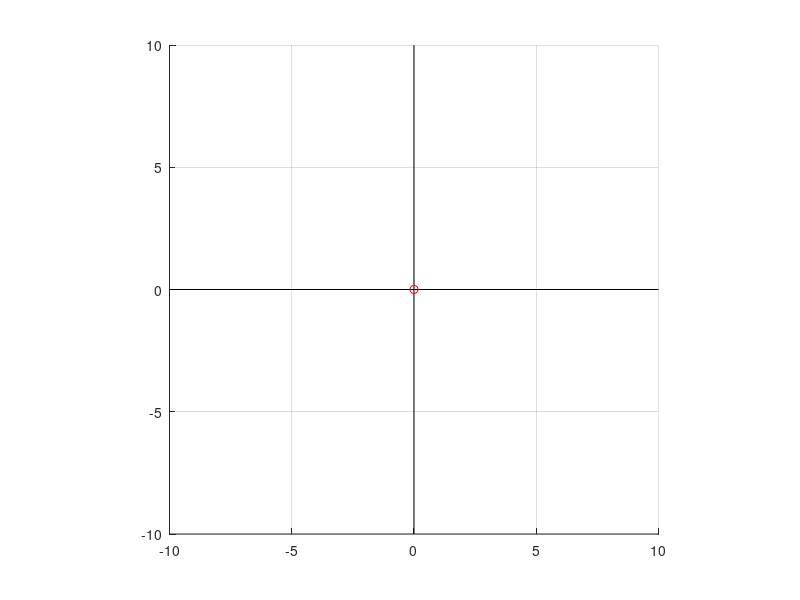

This chart was generated by the following MATLAB code: (Note: this script raises an error after producing the figure.)
axis([-10 10 -10 10])
grid
line([0 0],[-10 10],'color','k');
line([-10 10],[0 0],'color','k');
hold on
axis equal
plot(0,0,'ro')
%給定3個點
[xx,yy,BUTTON] = ginput(3);
plot([xx(1) xx(2)], [yy(1) yy(2)], 'r');
plot([xx(2) xx(3)], [yy(2) yy(3)], 'r');
plot([xx(1) xx(3)], [yy(1) yy(3)], 'r');
%ABC面積
tt=1/2*abs(det([xx(2)-xx(1) yy(2)-yy(1); xx(3)-xx(1) yy(3)-yy(1)]));
%OA+OB+OC面積
aa=1/2*(abs(det([xx(1) yy(1); xx(2) yy(2)]))+abs(det([xx(2) yy(2); xx(3) yy(3)]))+abs(det([xx(3) yy(3); xx(1) yy(1)])));
%若ABC面積=OA+OB+OC面積，O在ABC內
if tt<=(aa+10^(-5)) && tt>=(aa-10^(-5))
    disp("The original point is in the triangle.")
else
    disp("The original point is not in the triangle.")
end
 A=[xx(1) yy(1)];
 B=[xx(2) yy(2)];
 C=[xx(3) yy(3)];
 ab=norm(B-A);
 bc=norm(B-C);
 ca=norm(C-A);
 %內心座標
 int=[(bc.*xx(1)+ca.*xx(2)+ab.*xx(3))./(bc+ca+ab) (bc.*yy(1)+ca.*yy(2)+ab.*yy(3))./(bc+ca+ab)];
 %內心半徑
 oi=2*tt./(ab+bc+ca);
 %外心座標
 oo=[(xx(1)^2+yy(1)^2) yy(1) 1;(xx(2)^2+yy(2)^2) yy(2) 1;(xx(3)^2+yy(3)^2) yy(3) 1];
 ii=[xx(1) (xx(1)^2+yy(1)^2) 1;xx(2) (xx(2)^2+yy(2)^2) 1;xx(3) (xx(3)^2+yy(3)^2) 1];
 cir=[det(oo)./(4*tt) det(ii)./(4*tt)];
 oj=(ab*bc*ca)./(4*tt);
 %畫出內切圓
 alpha=0:pi/1000:2*pi;
 x=oi*cos(alpha)+int(1);
 y=oi*sin(alpha)+int(2);
 plot(int(1),int(2),'g+',x,y); 
 text(int(1),int(2),'內心','color','g', 'HorizontalAlignment', 'right'); 
 %畫出外接圓
 x1=oj*cos(alpha)+cir(1);
 y1=oj*sin(alpha)+cir(2);
 plot(cir(1),cir(2),'b+',x1,y1);
 text(cir(1),cir(2),'外心','color','b', 'HorizontalAlignment', 'right');
 %重心座標
 gra=[(xx(1)+xx(2)+xx(3))./3 (yy(1)+yy(2)+yy(3))./3];
 text(gra(1),gra(2),'重心','color','m', 'HorizontalAlignment', 'right');
 %垂心座標
 h1=[(((xx(2))*(xx(3)))+((yy(2))*(yy(3)))) yy(1) 1;(((xx(3))*(xx(1)))+((yy(3))*(yy(1)))) yy(2) 1;(((xx(1))*(xx(2)))+((yy(1))*(yy(2)))) yy(3) 1];
 h2=[xx(1) (((xx(2))*(xx(3)))+((yy(2))*(yy(3)))) 1;xx(2) (((xx(3))*(xx(1)))+((yy(3))*(yy(1)))) 1;xx(3) (((xx(1))*(xx(2)))+((yy(1))*(yy(2)))) 1];
 dow=[-det(h1)./(2*tt) -det(h2)./(2*tt)];
 text(dow(1),dow(2),'垂心','color','k', 'HorizontalAlignment', 'right');
 
